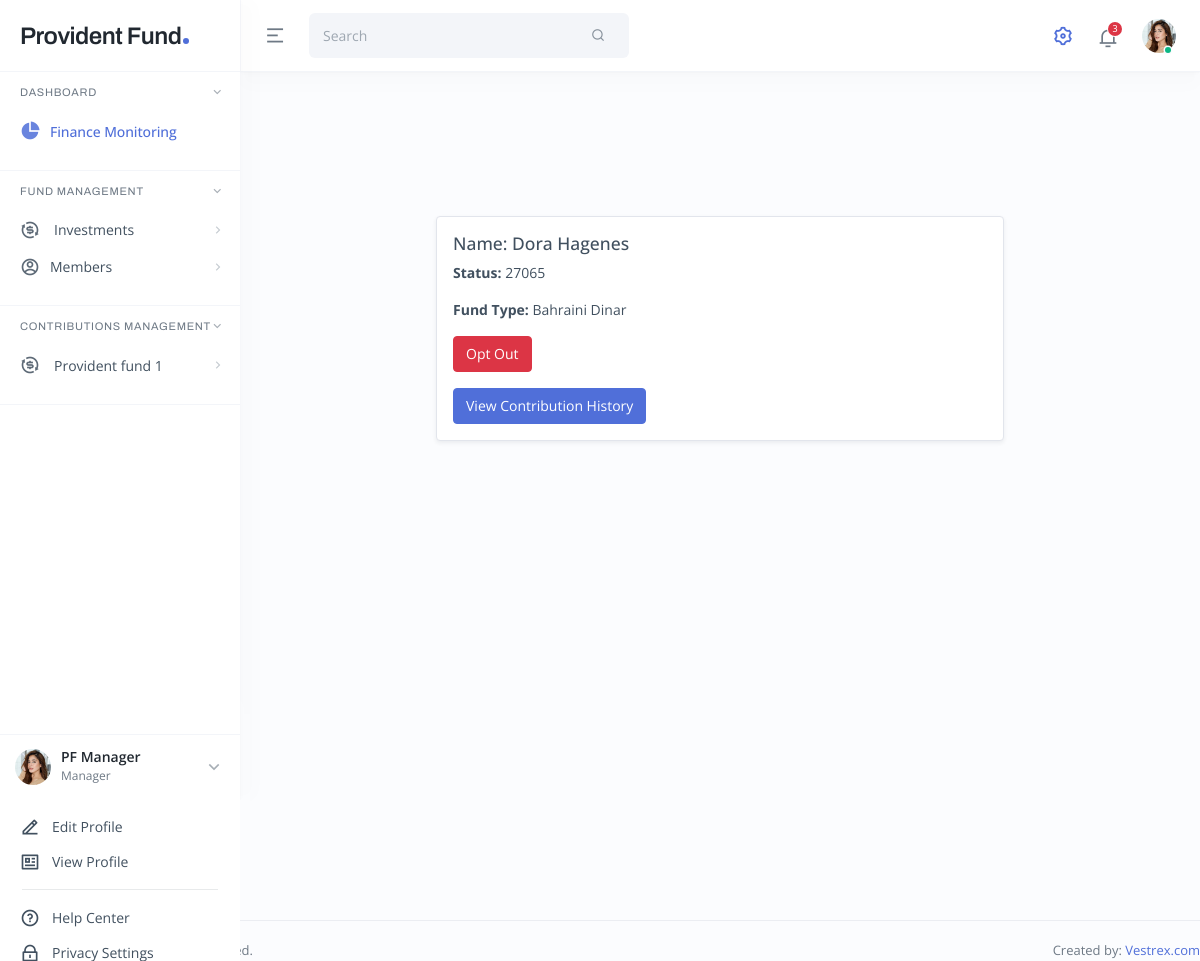
The page /contributions/staff/8/ (signed in) on the database its author committed.
### contributions/models.py (models this page shows, shortened)
class StaffAPI(models.Model):
    Id = models.BigIntegerField(primary_key=True,unique=True)
    Fullname = models.CharField(max_length=255)
    Staffnumber = models.IntegerField()
    Datejoined = models.DateTimeField(auto_now=True)
    status =  models.IntegerField()
    Fundtype = models.CharField(max_length=50)
    EmployeeAmount = models.DecimalField(max_digits=10, decimal_places=2)
    EmployerAmount = models.DecimalField(max_digits=10, decimal_places=2)
    RetroEmployeeAmount = models.DecimalField(max_digits=10, decimal_places=2)
    RetroEmployerAmount = models.DecimalField(max_digits=10, decimal_places=2)
    Employee55Amount = models.DecimalField(max_digits=10, decimal_places=2)
    Employer55Amount = models.DecimalField(max_digits=10, decimal_places=2)
    RetroEmployee55Amount = models.DecimalField(max_digits=10, decimal_places=2)
    RetroEmployer55Amount = models.DecimalField(max_digits=10, decimal_places=2)
    ContributionDate = models.DateTimeField(auto_now=True)
    ExitedDate = models.DateTimeField(null=True, blank=True)
    ExitedFlag = models.BooleanField(default=False)

### contributions/views.py (the view)
# urls.py: path('staff/<int:pk>/', views.StaffMemberDetailView.as_view(), name='staff_member_detail'),
@method_decorator(login_required, name='dispatch')
class StaffMemberDetailView(DetailView):
    model = StaffAPI
    template_name = 'contributions/staffmember_detail.html'
    context_object_name = 'membership'

### contributions/templates/contributions/staffmember_detail.html (shortened to what this page needs)
{% extends 'dashboard/base.html' %} {% block content %}
<div class="main main-app p-3 p-lg-4">
  <div class="container mt-5 p-4">
    <div class="row justify-content-center mt-5">
      <div class="col-md-8">
        <div class="card shadow-sm">
          <div class="card-body">
            <h5 class="card-title">Name: {{ membership.Fullname }}</h5>
            <p class="card-text">
              <strong>Status:</strong> {{ membership.status }}
            </p>
            <p class="card-text">
              <strong>Fund Type:</strong> {{ membership.Fundtype }}
            </p>
            <form
              method="post"
              action="{% url 'opt_out_member' membership.pk %}"
              class="mb-3"
            >
              <button type="submit" class="btn btn-danger">Opt Out</button>
            </form>
            <a
              href="{% url 'contribution-history' membership.pk %}"
              class="btn btn-primary"
              >View Contribution History</a
            >
          </div>
        </div>
      </div>
    </div>
  </div>
</div>
{% endblock %}

### rows shown on the page
StaffAPI: Fullname "Dora Hagenes", status "27065", Fundtype "Bahraini Dinar"
